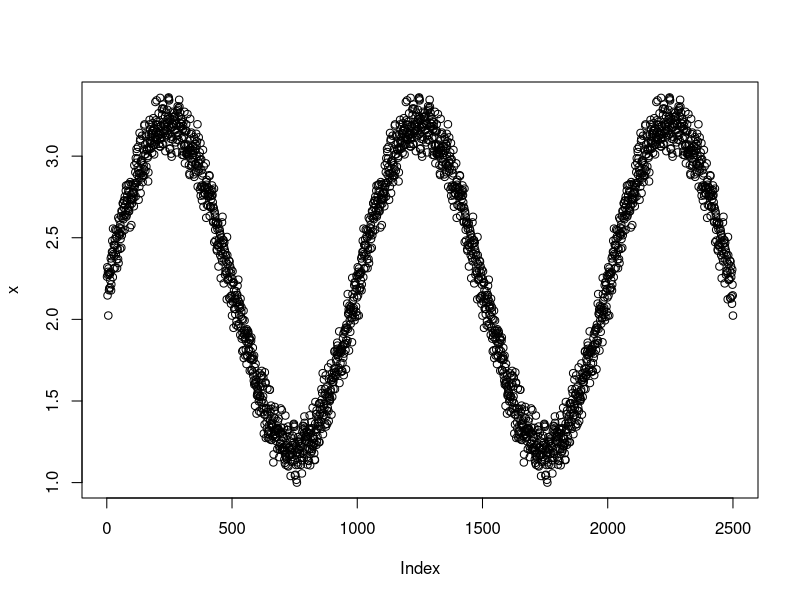
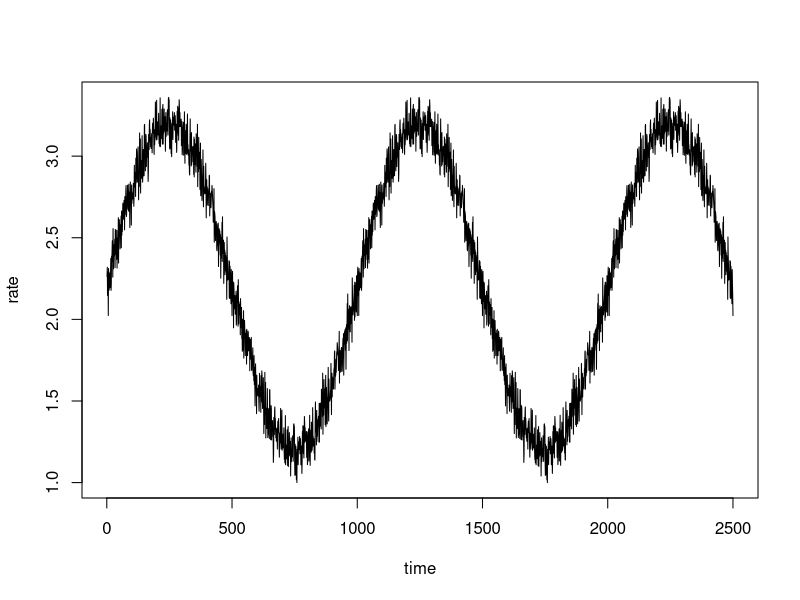

Here is the R script that generated these plots, in order: (Note: this script raises an error after producing the figures.)

require(lattice)
# calculates the average of 1) the maximum of the signed distances of xi from its k left neighbors
# and the max of the signed distance to the right k neigbhors.
# Indicates 'signficance' of peak
S1<-function(k,i,x){
  return((max(x[i]-x[(i-k):(i-1)])+max(x[i]-x[(i+1):(i+k)]))/2)
}
S1<-function(k,i,x){
  return(x[i]-(max(x[(i-k):(i-1)])+max(x[(i+1):(i+k)]))/2  )
}
beta<-function(x,i,j){
  val = x[i:j]
  time = 0:(j-i)
  dat = data.frame(val=val,time=time)
  mod = lm(val~time,data=dat)  
  summary = summary(mod)
  slope = mod$coefficients[2]
  se = sqrt(summary$cov.unscaled[2,2])
  return(slope)
}


#
moving.derivative<-function(x,k){
  d=c()
  for (i in 1:length(x)){
    if(i <= k & i > 1 & !is.na(x[i])){
      #d[i] = beta2(x,1,i)
      d[i] = beta(x,1,i)
    }
    else  if (i>30 & i >1 & !is.na(x[i])){
      #d[i] = beta2(x,i-k,i)
      d[i] = beta(x,i-k,i)
    }
  }
  if(is.na(d[1]) & !is.na(d[2])){
    d[1]=d[2]
  }
  return(d)
}
#
moving.average<-function(x,k){
  ma=c()
  for (i in 1:length(x)){
    if(i <= k){
      ma[i] = mean(x[1:i])
    }
    else{
      ma[i] = ma[i-1]+ (x[i] - x[i-k])/k
    }
  }
  return(ma)
}
trade.btc.to.usd<-function(btc,rate){
  return(btc*rate)
}
trade.usd.to.btc<-function(usd,rate){
  return(usd/rate)
}

##############

k=30
h=1
N=500

basicPeak = 10*sin((1:(N)*pi)/N)
noiseyPeak = sin((1:(5*N))*pi/N)+rnorm(N,0,0.09)
x = noiseyPeak + abs(min(noiseyPeak)) + 1
plot(x)

k=30
k.ma=150
n = length(x)

curData = data.frame(rate=x,time=1:n)
head(curData)

plot(rate~time,type='l',data=curData)

d1.30 = data.frame(d1 = moving.derivative(curData$rate,k), time = 1:n)
d1.30.ma = data.frame(d1 = moving.average(d1.30$d1,100), time = 1:n)
d2.30 = data.frame(d2 = moving.derivative(d1.30.ma$d1,30), time = 1:n)
d2.30.ma = data.frame(d2 =  moving.average(d2.30$d2,100), time = 1:n)


money = data.frame(time=1:n,btc=0,usd=100)
head(money)

timer = 0
for(i in 600:3000){
  
  if(d1.30.ma$d1[i-1] < 0 && d1.30.ma$d1[i] > 0 && timer == 0){
    newBTC = trade.usd.to.btc(usd=money$usd[i],rate=curData$rate[i])
    print('border crossing')
    print(paste(i,': Trade ', money$usd[money$time == i], ' for ',curData$rate[i], ' to get ', newBTC,sep=''))
    
    money$usd[money$time >= i] = 0
    
    money$btc[money$time >=i] = money$btc[money$time >=i] + newBTC
    
    timer = 30
  }
  if(d1.30.ma$d1[i-1] > 0 && d1.30.ma$d1[i] < 0 && timer == 0){
    newUSD = trade.btc.to.usd(btc=money$btc[i],rate=curData$rate[i])
    print('border crossing')
    print(paste(i,': Trade ', money$btc[money$time == i], ' for ',curData$rate[i], ' to get ', newUSD,sep=''))
    money$btc[money$time >=i] = 0
    
    money$usd[money$time >= i] = money$usd[money$time >= i] + newUSD
    
    timer = 30
  }  
  
  if(timer > 0){
    timer = timer -1
  }
  
  
}
newUSD


#money
plot(btc~time,type='l',lwd=4,col=2,data=money)
par(new=T)
plot(usd~time,type='l',lwd=5,col=3,data=money)
par(new=T)
plot(rate~time,type='l',data=curData,xlim=c(0,n))
par(new=T)
plot(d1~time,type='l',col=7,lwd=2,d1.30.ma[30:n,],xlim=c(0,3000))
par(new=T)
plot(d2~time,type='l',col=6,lwd=2,d2.30.ma[300:n,],xlim=c(0,3000))

head(d1.30.ma)
head(d2.30.ma)


## plots
plot(rate~time,type='l',data=curData,xlim=c(0,3000))
#par(new=T)
#plot(d1~time,type='l',col=2,lwd=3,d1.30[30:n,],xlim=c(0,3000))
#par(new=T)
#plot(d2~time,type='l',col=4,lwd=3,d2.30[100:n,],xlim=c(0,3000))

par(new=T)
plot(d1~time,type='l',col=3,lwd=3,d1.30.ma[30:n,],xlim=c(0,3000))
par(new=T)
plot(d2~time,type='l',col=6,lwd=3,d2.30.ma[300:n,],xlim=c(0,3000))



x.ma<-moving.average(x,k)
beta.ma.30<-moving.average(a,30)
beta.ma.100<-moving.average(a,100)
beta.ma.1000<-moving.average(a,1000)





plot(x.ma,type='l',col=2)
par(new=T)
plot(a,type='l',col=3)
par(new=T)
plot(beta.ma.30,type='l',col=4)
par(new=T)
plot(beta.ma.100,type='l',col=4)
par(new=T)
plot(beta.ma.1000,type='l',col=4)

par(new=F)


n = length(x)-k
a=c()
for(i in (k+1):(n-k)){
  a[i-k] = beta2(k,i,x)
}

plot(a,type='p')



#





m.prime=mean(a)
s.prime=sd(a)
for(i in 1:n){
  print(i)
  print(paste('a[i]:',a[i],'\tm.prime:',m.prime,'\ts.prime:',s.prime))
  print(paste('a[i]-m.prime:',a[i]-m.prime))
  print(paste('h*s.prime',h*s.prime))
  if(a[i]>0 && (a[i]-m.prime) > (h*s.prime)){
    print('Peak')
    O=append(O,x)
  }  
}






ma=c()
alpha=0.9
for(i in 1:length(x)){
  if(i == 1){
    ma[i]<-x[i]
  }
  else{
    print(x[i])
    ma[i] = (1-alpha)*ma[i-1] + x[i]
  }
}
ma
plot(ma)

plot((x - ma)/ma)



beta2<-function(k,i,x){
  val = x[(i-k):i]
  time = 0:k
  dat = data.frame(val=val,time=time)
  mod = lm(val~time,data=dat)  
  summary = summary(mod)
  slope = mod$coefficients[2]
  se = sqrt(summary$cov.unscaled[2,2])
  return(slope)
}
